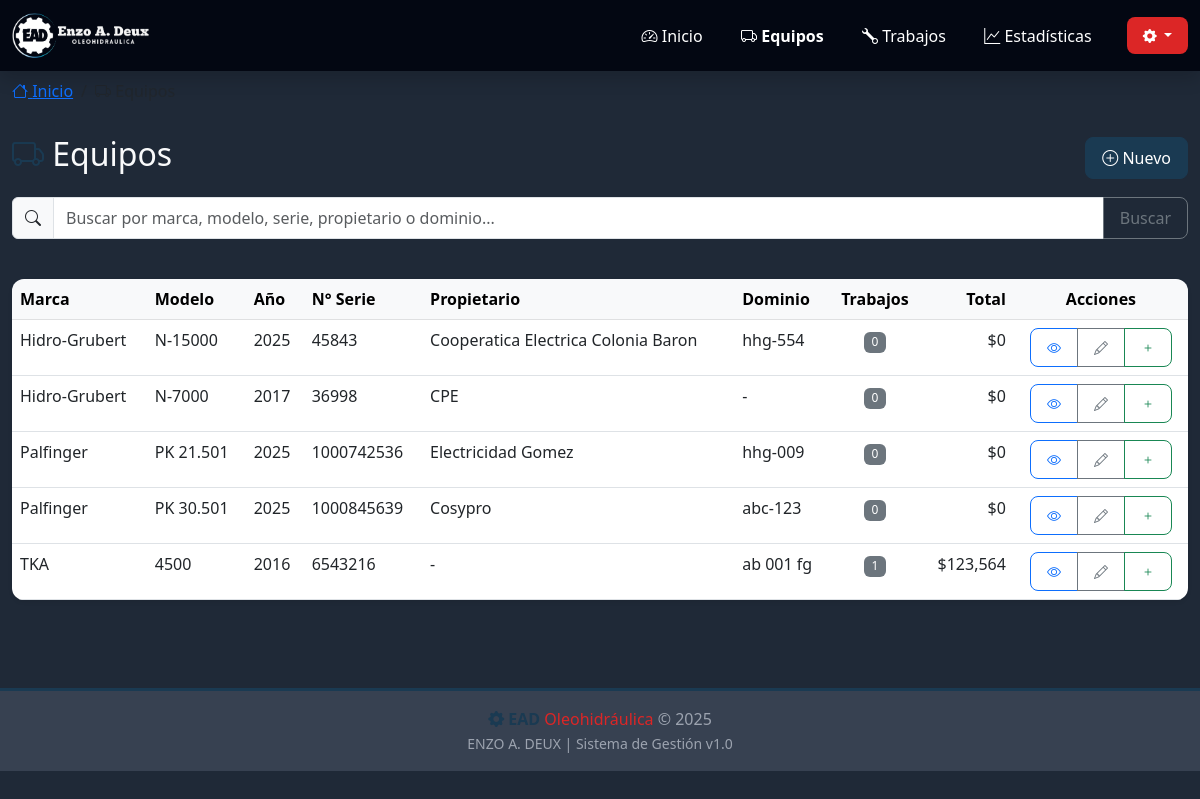
Screenshot of /equipos with the database file from the repository.
### app_web.py (models this page shows)
class BaseModel(Model):
    class Meta:
        database = db

class Equipment(BaseModel):
    marca = CharField()
    modelo = CharField()
    anio = IntegerField()
    n_serie = CharField()
    propietario = CharField(null=True)
    vehiculo = CharField(null=True)
    dominio = CharField(null=True)
    notes = TextField(null=True)

### app_web.py (the view, shortened to what this page needs)
@app.route('/equipos')
def equipos_list():
    search = request.args.get('search', '')
    equipos = Equipment.select().order_by(Equipment.marca, Equipment.modelo)
    equipos_list = []
    for eq in equipos:
        job_count = Job.select().where(Job.equipment == eq).count()
        total_spent = Job.select(fn.SUM(Job.budget)).where(Job.equipment == eq).scalar() or 0
        equipos_list.append({
            'id': eq.id,
            'marca': eq.marca,
            'modelo': eq.modelo,
            'anio': eq.anio,
            'n_serie': eq.n_serie,
            'propietario': eq.propietario or '-',
            'vehiculo': eq.vehiculo or '-',
            'dominio': eq.dominio or '-',
            'job_count': job_count,
            'total_spent': total_spent
        })
    return render_template('equipos.html', equipos=equipos_list, search=search)

### templates/equipos.html (shortened to what this page needs)
{% extends "base.html" %}
{% block breadcrumb %}
<nav aria-label="breadcrumb" class="mt-2">
    <div class="container-fluid">
        <ol class="breadcrumb">
            <li class="breadcrumb-item"><a href="/"><i class="bi bi-house"></i> Inicio</a></li>
            <li class="breadcrumb-item active" aria-current="page"><i class="bi bi-truck"></i> Equipos</li>
        </ol>
    </div>
</nav>
{% endblock %}
{% block content %}
<div class="animate-slide">
    <div class="row mb-4">
        <div class="col-12">
            <div class="d-flex justify-content-between align-items-center mb-3">
                <h2><i class="bi bi-truck" style="color: var(--ead-blue);"></i> Equipos</h2>
                <a href="/equipo/nuevo" class="btn btn-primary">
                    <i class="bi bi-plus-circle"></i> Nuevo
                </a>
            </div>
            <form method="get" action="/equipos" class="mb-3">
                <div class="input-group">
                    <span class="input-group-text"><i class="bi bi-search"></i></span>
                    <input type="text" class="form-control" name="search"
                           placeholder="Buscar por marca, modelo, serie, propietario o dominio..."
                           value="{{ search }}">
                    <button class="btn btn-outline-secondary" type="submit">Buscar</button>
                </div>
            </form>
        </div>
    </div>
    <div class="row">
        <div class="col-12">
            {% if equipos %}
            <div class="d-none d-md-block">
                <div class="card">
                    <div class="card-body p-0">
                        <div class="table-responsive">
                            <table class="table table-hover mb-0">
                                <thead class="table-light">
                                    <tr>
                                        <th>Marca</th>
                                        <th>Modelo</th>
                                        <th>Año</th>
                                        <th>N° Serie</th>
                                        <th>Propietario</th>
                                        <th>Dominio</th>
                                        <th class="text-center">Trabajos</th>
                                        <th class="text-end">Total</th>
                                        <th class="text-center">Acciones</th>
                                    </tr>
                                </thead>
                                <tbody>
                                    {% for equipo in equipos %}
                                    <tr>
                                        <td>{{ equipo.marca }}</td>
                                        <td>{{ equipo.modelo }}</td>
                                        <td>{{ equipo.anio }}</td>
                                        <td>{{ equipo.n_serie }}</td>
                                        <td>{{ equipo.propietario }}</td>
                                        <td>{{ equipo.dominio }}</td>
                                        <td class="text-center">
                                            <span class="badge bg-secondary">{{ equipo.job_count }}</span>
                                        </td>
                                        <td class="text-end">${{ "{:,.0f}".format(equipo.total_spent) }}</td>
                                        <td class="text-center">
                                            <div class="btn-group" role="group">
                                                <a href="/equipo/{{ equipo.id }}" class="btn btn-sm btn-outline-primary" title="Ver">
                                                    <i class="bi bi-eye"></i>
                                                </a>
                                                <a href="/equipo/{{ equipo.id }}/editar" class="btn btn-sm btn-outline-secondary" title="Editar">
                                                    <i class="bi bi-pencil"></i>
                                                </a>
                                                <a href="/trabajo/nuevo/{{ equipo.id }}" class="btn btn-sm btn-outline-success" title="Nuevo trabajo">
                                                    <i class="bi bi-plus"></i>
                                                </a>
                                            </div>
                                        </td>
                                    </tr>
                                    {% endfor %}
                                </tbody>
                            </table>
                        </div>
                    </div>
                </div>
            </div>
            {% endif %}
        </div>
    </div>
</div>
{% endblock %}

### templates/base.html (style rules this page uses)
:root { --ead-blue: #1a3a52; --ead-red: #dc2626; --ead-light-blue: #06b6d4; --primary-color: #1a3a52; --secondary-color: #dc2626; --accent-color: #06b6d4; --success-color: #10b981; --danger-color: #ef4444; --warning-color: #f59e0b; --info-color: #06b6d4; --dark-color: #0f2942; --light-gray: #f3f4f6; --bg-color: #ffffff; --bg-secondary: #f8fafc; --text-color: #1f2937; --text-muted: #6b7280; --border-color: #e5e7eb; --card-bg: #ffffff; --navbar-bg: var(--dark-color); --sidebar-bg: var(--dark-color); }
[data-theme="dark"] { --bg-color: #111827; --bg-secondary: #1f2937; --text-color: #f9fafb; --text-muted: #9ca3af; --border-color: #374151; --card-bg: #1f2937; --navbar-bg: #030712; --sidebar-bg: #030712; --light-gray: #374151; }
* { transition: background-color 0.3s ease, color 0.3s ease, border-color 0.3s ease; }
body { background-color: var(--bg-secondary); color: var(--text-color); min-height: 100vh; }
.card { background-color: var(--card-bg); color: var(--text-color); border-color: var(--border-color); }
.table { color: var(--text-color); }
.table-light { background-color: var(--light-gray); color: var(--text-color); }
.card { border: none; box-shadow: 0 2px 4px rgba(0,0,0,0.08); border-radius: 0.75rem; margin-bottom: 1.5rem; transition: all 0.3s; }
.btn { border-radius: 0.5rem; padding: 0.5rem 1rem; transition: all 0.3s; font-weight: 500; }
.btn-primary { background-color: var(--primary-color); border-color: var(--primary-color); }
.table-responsive { border-radius: 0.75rem; overflow: hidden; }
.table-hover tbody tr { transition: all 0.2s; }
.badge { padding: 0.35em 0.65em; border-radius: 0.375rem; font-weight: 500; }
.animate-slide { animation: slideIn 0.4s ease-out; }

### rows the page displays
Equipment: marca "Hidro-Grubert", modelo "N-15000", anio "2025", n_serie "45843", propietario "Cooperatica Electrica Colonia Baron", dominio "hhg-554", job_count "0", total_spent "0"
Equipment: marca "Hidro-Grubert", modelo "N-7000", anio "2017", n_serie "36998", propietario "CPE", dominio "-", job_count "0", total_spent "0"
Equipment: marca "Palfinger", modelo "PK 21.501", anio "2025", n_serie "1000742536", propietario "Electricidad Gomez", dominio "hhg-009", job_count "0", total_spent "0"
Equipment: marca "Palfinger", modelo "PK 30.501", anio "2025", n_serie "1000845639", propietario "Cosypro", dominio "abc-123", job_count "0", total_spent "0"
Equipment: marca "TKA", modelo "4500", anio "2016", n_serie "6543216", propietario "-", dominio "ab 001 fg", job_count "1", total_spent "123,564"
